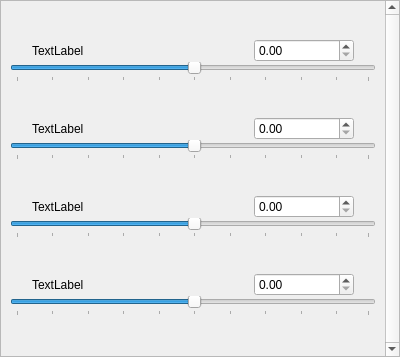
<?xml version="1.0" encoding="UTF-8"?>
<ui version="4.0">
 <class>Form</class>
 <widget class="QWidget" name="Form">
  <property name="geometry">
   <rect>
    <x>0</x>
    <y>0</y>
    <width>400</width>
    <height>357</height>
   </rect>
  </property>
  <property name="windowTitle">
   <string>Form</string>
  </property>
  <layout class="QHBoxLayout" name="horizontalLayout_3">
   <property name="spacing">
    <number>0</number>
   </property>
   <property name="margin">
    <number>0</number>
   </property>
   <item>
    <widget class="QScrollArea" name="scrollArea">
     <property name="verticalScrollBarPolicy">
      <enum>Qt::ScrollBarAlwaysOn</enum>
     </property>
     <property name="horizontalScrollBarPolicy">
      <enum>Qt::ScrollBarAlwaysOff</enum>
     </property>
     <property name="widgetResizable">
      <bool>true</bool>
     </property>
     <widget class="QWidget" name="scrollAreaWidgetContents">
      <property name="geometry">
       <rect>
        <x>0</x>
        <y>0</y>
        <width>382</width>
        <height>355</height>
       </rect>
      </property>
      <layout class="QVBoxLayout" name="verticalLayout_5">
       <item>
        <layout class="QVBoxLayout" name="verticalLayout">
         <property name="spacing">
          <number>0</number>
         </property>
         <item>
          <layout class="QHBoxLayout" name="horizontalLayout">
           <item>
            <widget class="QLabel" name="label">
             <property name="minimumSize">
              <size>
               <width>200</width>
               <height>0</height>
              </size>
             </property>
             <property name="maximumSize">
              <size>
               <width>200</width>
               <height>16777215</height>
              </size>
             </property>
             <property name="text">
              <string>TextLabel</string>
             </property>
            </widget>
           </item>
           <item>
            <widget class="QDoubleSpinBox" name="doubleSpinBox">
             <property name="minimumSize">
              <size>
               <width>100</width>
               <height>0</height>
              </size>
             </property>
             <property name="maximumSize">
              <size>
               <width>100</width>
               <height>16777215</height>
              </size>
             </property>
            </widget>
           </item>
          </layout>
         </item>
         <item>
          <layout class="QHBoxLayout" name="horizontalLayout_2">
           <item>
            <widget class="QSlider" name="horizontalSlider">
             <property name="sliderPosition">
              <number>50</number>
             </property>
             <property name="orientation">
              <enum>Qt::Horizontal</enum>
             </property>
             <property name="tickPosition">
              <enum>QSlider::TicksBelow</enum>
             </property>
             <property name="tickInterval">
              <number>10</number>
             </property>
            </widget>
           </item>
          </layout>
         </item>
        </layout>
       </item>
       <item>
        <layout class="QVBoxLayout" name="verticalLayout_2">
         <property name="spacing">
          <number>0</number>
         </property>
         <item>
          <layout class="QHBoxLayout" name="horizontalLayout_4">
           <item>
            <widget class="QLabel" name="label_2">
             <property name="minimumSize">
              <size>
               <width>200</width>
               <height>0</height>
              </size>
             </property>
             <property name="maximumSize">
              <size>
               <width>200</width>
               <height>16777215</height>
              </size>
             </property>
             <property name="text">
              <string>TextLabel</string>
             </property>
            </widget>
           </item>
           <item>
            <widget class="QDoubleSpinBox" name="doubleSpinBox_2">
             <property name="minimumSize">
              <size>
               <width>100</width>
               <height>0</height>
              </size>
             </property>
             <property name="maximumSize">
              <size>
               <width>100</width>
               <height>16777215</height>
              </size>
             </property>
            </widget>
           </item>
          </layout>
         </item>
         <item>
          <layout class="QHBoxLayout" name="horizontalLayout_5">
           <item>
            <widget class="QSlider" name="horizontalSlider_2">
             <property name="sliderPosition">
              <number>50</number>
             </property>
             <property name="orientation">
              <enum>Qt::Horizontal</enum>
             </property>
             <property name="tickPosition">
              <enum>QSlider::TicksBelow</enum>
             </property>
             <property name="tickInterval">
              <number>10</number>
             </property>
            </widget>
           </item>
          </layout>
         </item>
        </layout>
       </item>
       <item>
        <layout class="QVBoxLayout" name="verticalLayout_3">
         <property name="spacing">
          <number>0</number>
         </property>
         <item>
          <layout class="QHBoxLayout" name="horizontalLayout_6">
           <item>
            <widget class="QLabel" name="label_3">
             <property name="minimumSize">
              <size>
               <width>200</width>
               <height>0</height>
              </size>
             </property>
             <property name="maximumSize">
              <size>
               <width>200</width>
               <height>16777215</height>
              </size>
             </property>
             <property name="text">
              <string>TextLabel</string>
             </property>
            </widget>
           </item>
           <item>
            <widget class="QDoubleSpinBox" name="doubleSpinBox_3">
             <property name="minimumSize">
              <size>
               <width>100</width>
               <height>0</height>
              </size>
             </property>
             <property name="maximumSize">
              <size>
               <width>100</width>
               <height>16777215</height>
              </size>
             </property>
            </widget>
           </item>
          </layout>
         </item>
         <item>
          <layout class="QHBoxLayout" name="horizontalLayout_7">
           <item>
            <widget class="QSlider" name="horizontalSlider_3">
             <property name="sliderPosition">
              <number>50</number>
             </property>
             <property name="orientation">
              <enum>Qt::Horizontal</enum>
             </property>
             <property name="tickPosition">
              <enum>QSlider::TicksBelow</enum>
             </property>
             <property name="tickInterval">
              <number>10</number>
             </property>
            </widget>
           </item>
          </layout>
         </item>
        </layout>
       </item>
       <item>
        <layout class="QVBoxLayout" name="verticalLayout_4">
         <property name="spacing">
          <number>0</number>
         </property>
         <item>
          <layout class="QHBoxLayout" name="horizontalLayout_8">
           <item>
            <widget class="QLabel" name="label_4">
             <property name="minimumSize">
              <size>
               <width>200</width>
               <height>0</height>
              </size>
             </property>
             <property name="maximumSize">
              <size>
               <width>200</width>
               <height>16777215</height>
              </size>
             </property>
             <property name="text">
              <string>TextLabel</string>
             </property>
            </widget>
           </item>
           <item>
            <widget class="QDoubleSpinBox" name="doubleSpinBox_4">
             <property name="minimumSize">
              <size>
               <width>100</width>
               <height>0</height>
              </size>
             </property>
             <property name="maximumSize">
              <size>
               <width>100</width>
               <height>16777215</height>
              </size>
             </property>
            </widget>
           </item>
          </layout>
         </item>
         <item>
          <layout class="QHBoxLayout" name="horizontalLayout_9">
           <item>
            <widget class="QSlider" name="horizontalSlider_4">
             <property name="sliderPosition">
              <number>50</number>
             </property>
             <property name="orientation">
              <enum>Qt::Horizontal</enum>
             </property>
             <property name="tickPosition">
              <enum>QSlider::TicksBelow</enum>
             </property>
             <property name="tickInterval">
              <number>10</number>
             </property>
            </widget>
           </item>
          </layout>
         </item>
        </layout>
       </item>
      </layout>
     </widget>
    </widget>
   </item>
  </layout>
 </widget>
 <resources/>
 <connections/>
</ui>
